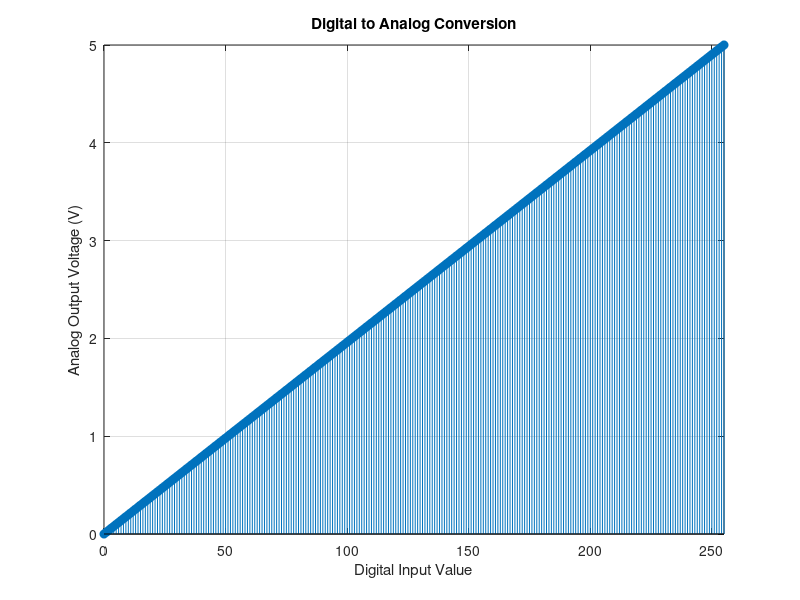

Here is the MATLAB script that generated this plot:
bits = 8;
Vref = 5;
levels = 2^bits;

function Vout = DAC(digital_value, bits, Vref)
    levels = 2^bits;
    Vout = (digital_value / (levels - 1)) * Vref;
end

digital_values = 0:(2^bits)-1;
analog_values = arrayfun(@(x) DAC(x, bits, Vref), digital_values);

figure;
stem(digital_values, analog_values, 'filled');
title('Digital to Analog Conversion');
xlabel('Digital Input Value');
ylabel('Analog Output Voltage (V)');
grid on;
axis tight;